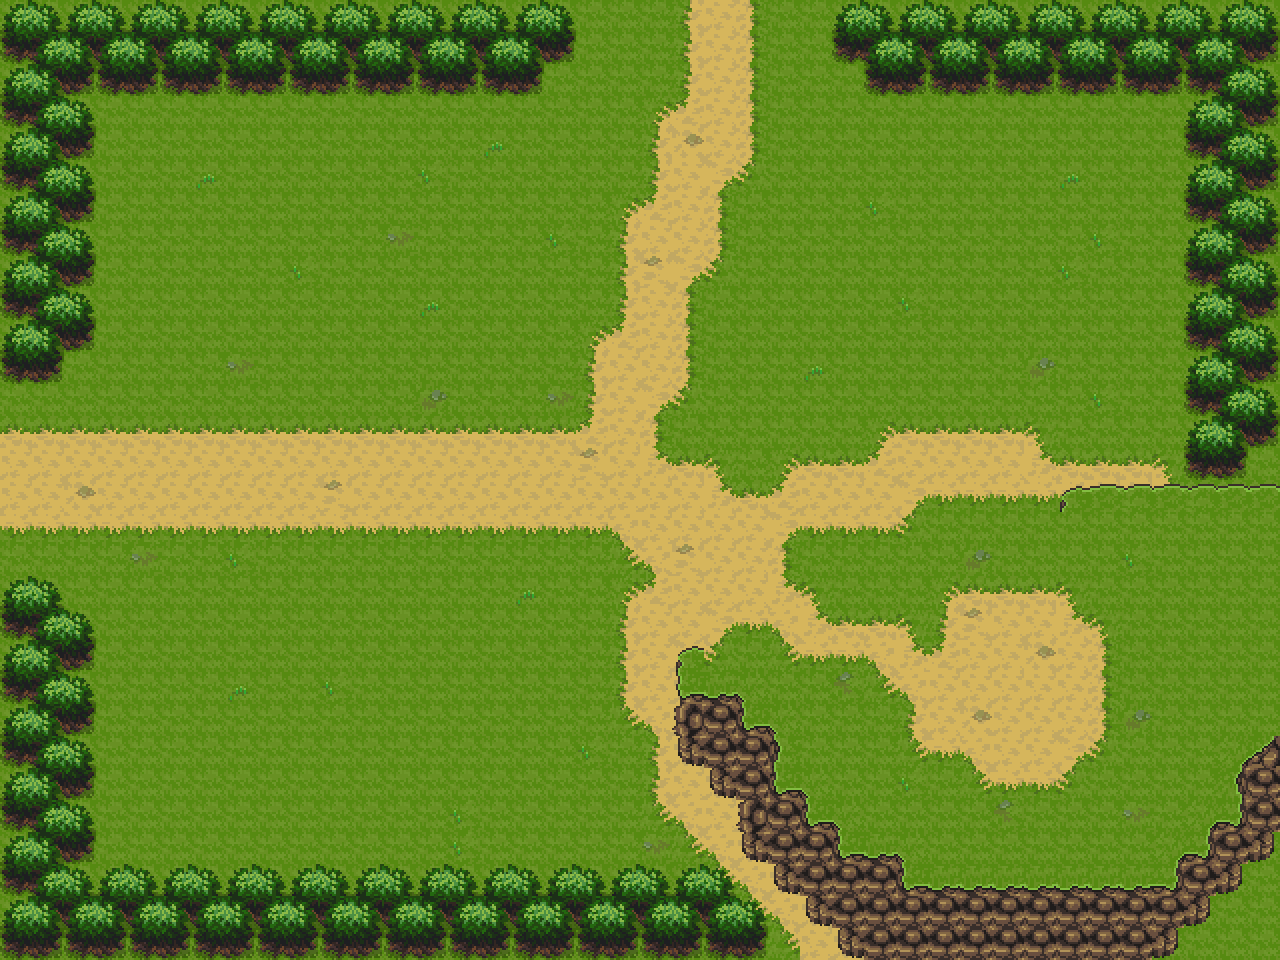

This is a level from a 2D game, rendered from its Tiled map with the project's own tilesets. A one-line summary and the map file follow, with tile-layer data summarised:
An orthogonal 40x30 tile map with 32x32 px tiles, 3 tile layers (Tile Layer 1, Tile Layer 2, Tile Layer 3) and 19 objects (17x wall, 2x enemy).

<map version="1.5" tiledversion="1.7.2" orientation="orthogonal" renderorder="right-down" width="40" height="30" tilewidth="32" tileheight="32" infinite="0" nextlayerid="7" nextobjectid="29">
 <tileset firstgid="1" source="tilesets/!CL_DEMO_32x32.tsx" />
 <layer id="1" name="Tile Layer 1" width="40" height="30">
  <data>[1200 cells, 1200 non-empty, 22 distinct tile ids]</data>
 </layer>
 <layer id="2" name="Tile Layer 2" width="40" height="30">
  <data>[1200 cells, 336 non-empty, 25 distinct tile ids]</data>
 </layer>
 <layer id="6" name="Tile Layer 3" width="40" height="30">
  <data>[1200 cells, 0 non-empty, 0 distinct tile ids]</data>
 </layer>
 <objectgroup id="5" name="Walls">
  <object id="8" type="wall" x="0" y="0" width="96" height="352" />
  <object id="9" type="wall" x="96" y="0" width="448" height="96" />
  <object id="10" type="wall" x="544" y="0" width="32" height="64" />
  <object id="11" type="wall" x="0" y="352" width="64" height="32" />
  <object id="13" type="wall" x="0" y="608" width="96" height="352" />
  <object id="14" type="wall" x="0" y="576" width="64" height="32" />
  <object id="15" type="wall" x="96" y="864" width="800" height="96" />
  <object id="16" type="wall" x="896" y="896" width="384" height="64" />
  <object id="17" type="wall" x="832" y="0" width="32" height="64" />
  <object id="18" type="wall" x="864" y="0" width="416" height="96" />
  <object id="19" type="wall" x="1184" y="96" width="96" height="384" />
  <object id="20" type="wall" x="1216" y="480" width="64" height="416" />
  <object id="22" type="wall" x="674" y="704" width="68" height="64" />
  <object id="24" type="wall" x="738" y="800" width="68" height="64" />
  <object id="25" type="wall" x="712" y="738" width="63" height="63" />
  <object id="26" type="wall" x="806" y="824" width="32" height="40" />
  <object id="27" type="wall" x="1181" y="861" width="35" height="35" />
 </objectgroup>
 <objectgroup id="4" name="Enemies">
  <object id="6" name="Worm" type="enemy" x="980" y="657" width="64" height="64">
   <properties>
    <property name="enemy_sprite" value="fireworm" />
    <property name="enemy_type" value="charger" />
    <property name="hor_enemy" type="bool" value="true" />
    <property name="movement_range" type="float" value="300" />
    <property name="movement_speed" type="float" value="1.5" />
   </properties>
  </object>
  <object id="28" name="goblin" type="enemy" x="234" y="332" width="48" height="48">
   <properties>
    <property name="enemy_sprite" value="goblin" />
    <property name="enemy_type" value="walker" />
    <property name="movement_range" type="float" value="200" />
    <property name="movement_speed" type="float" value="2" />
   </properties>
  </object>
 </objectgroup>
</map>